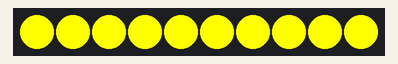
The program below on a simulated ESP32. Shown: 10 RGB LEDs in strip order, left to right. Dim RGB values are drawn brighter than linear; WiFi joins after 1.5 s; servers stay silent unless stated; what the program prints to the serial monitor is not drawn.

Above: at 1.6 s.
At 2.7 s:
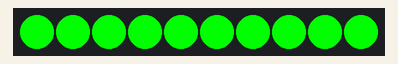
At 11.7 s:
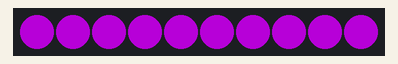
At 20.1 s:
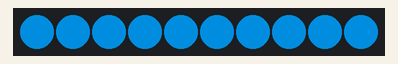
At 30.0 s:
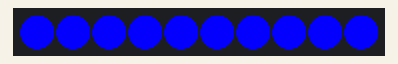
At 39.6 s:
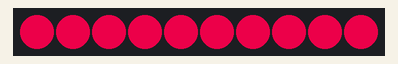

Measured:
- what the display in image 0 shows lasts 0.5 s, from 1.6 s to 2.1 s

The program:

main.cpp
```cpp
#include <Arduino.h>
#include <FastLED.h>
#include <WiFi.h>
#include "StripMethods.cpp"
#include <ArduinoJSON.h>

#include <ESPAsyncWebServer.h>

const char *ssid = "Hornblende";
const char *password = "minuscule";

const char *PARAM_MESSAGE = "json";

AsyncWebServer server(80);

bool rainbow = true;

int patternIndex = 0;
bool playPattern = false;

JsonArray pattern = {};

void notFound(AsyncWebServerRequest *request)
{
	request->send(404, "text/plain", "Not found");
}

void setup()
{
	// put your setup code here, to run once:
	Serial.begin(9600);
	delay(50);
	Serial.println("Initializing LED...");


	BeginStrips();


	WiFi.begin(ssid, password);
	Serial.println("Connecting to WiFi...");
	while (WiFi.status() != WL_CONNECTED)
	{
		delay(500);
		Serial.print(".");
	}


	SetBrightness(50);
	SetAllLED(CRGB::Yellow);


	Serial.println("\nConnected to WiFi");

	SetAllLED(CRGB::Green);

	Serial.print("IP Address: ");
	Serial.println(WiFi.localIP());

	server.on("/", HTTP_GET, [](AsyncWebServerRequest *request)
			  { request->send(200, "text/plain", "Hello, world"); });

	// Send a GET request to <IP>/get?message=<message>
	server.on("/get", HTTP_GET, [](AsyncWebServerRequest *request)
			  {
      String message;
      if (request->hasParam(PARAM_MESSAGE)) {
          message = request->getParam(PARAM_MESSAGE)->value();
      } else {
          message = "No message sent";
      }
      request->send(200, "text/plain", "Hello, GET: " + message); });

	// Send a POST request to <IP>/post with a form field message set to <message>
	server.on("/post", HTTP_POST, [](AsyncWebServerRequest *request)
			  {
      String message;
      if (request->hasParam(PARAM_MESSAGE, true)) {
		SetAllLED(CRGB::Black);
		delay(200);
		message = request->getParam(PARAM_MESSAGE, true)->value();
		JsonDocument myObject;
		deserializeJson(myObject, message);

		if (myObject.containsKey("pattern")) {
			pattern = myObject["pattern"].as<JsonArray>();
			playPattern = true;
		} else {
			SetAllLED(CRGB::Red);
		}

		rainbow = false;


      } else {
          message = "No message sent";
      }
      request->send(200, "text/plain", "Hello, POST: " + message); });

	server.onNotFound(notFound);

	server.begin();
}

void loop()
{
	if (rainbow)
		Rainbow();

	if (pattern)
	{

		String color = pattern[patternIndex].as<String>();

		if (color == "Green")
			SetAllLED(CRGB::Green);
		if (color == "Red")
			SetAllLED(CRGB::Red);
		if (color == "Blue")
			SetAllLED(CRGB::Blue);
		if (color == "Orange")
			SetAllLED(CRGB::Orange);

		patternIndex++;
		if (patternIndex > pattern.size())
			patternIndex = 0;

		delay(500);
	}
}
```

StripMethods.cpp
```cpp
// AS in methods for the LED strip

#include <Arduino.h>

#include <FastLED.h>
using namespace std;

#define NUM_LEDS 1
inline CRGB onboardLED[1];

inline CRGB testStrip[10];

inline void ShowAll()
{

}

inline void SetBrightness(int i)
{

}

inline void BeginStrips(int brightness = 50)
{
    //FastLED.addLeds<WS2812B, 48, GRB>(onboardLED, 1);
    FastLED.addLeds<WS2812B, 13, GRB>(testStrip, 10);
}

inline void SetOnboardLED(CRGB color) {
    // onboardLED[0] = color;
    // FastLED.show();
    // delay(500);
}


inline void SetAllLED(CRGB color) {
    for (size_t i = 0; i < 10; i++)
    {
        testStrip[i] = color;
    }


    FastLED.show();
    delay(500);
}

inline CRGB Wheel(byte WheelPosition) {
  static byte c[3];

  if(WheelPosition < 85) {
   c[0] = WheelPosition * 3;
   c[1] = 255 - WheelPosition * 3;
   c[2] = 0;
  }
  else if(WheelPosition < 170) {
   WheelPosition -= 85;
   c[0] = 255 - WheelPosition * 3;
   c[1] = 0;
   c[2] = WheelPosition * 3;
  }
  else {
   WheelPosition -= 170;
   c[0] = 0;
   c[1] = WheelPosition * 3;
   c[2] = 255 - WheelPosition * 3;
  }


  return CRGB(c[0], c[1], c[2]);
}

inline void Rainbow() {
    for (size_t i = 0; i < 10; i++)
    {
    testStrip[i] = Wheel(millis() / 10);
    }
    FastLED.show();
}
```
